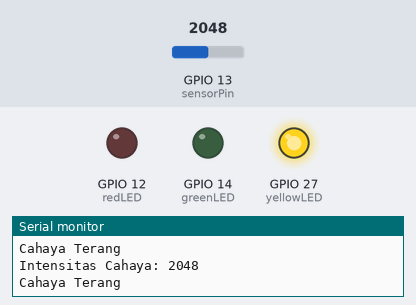
This sketch was run on a simulated ESP32. Shown: output pins drawn as LEDs (lit = HIGH), the last lines printed to the serial monitor. The test bench sets the inputs (shaded band); at power-on: GPIO 13 (sensorPin) = 2048.

Above: at 1.8 s.
1.9 s: GPIO 13 (sensorPin) set to 1039
3.4 s: GPIO 13 (sensorPin) set to 958
At 5.1 s:
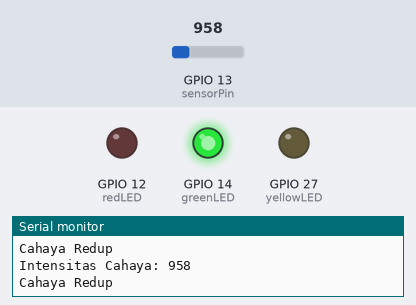
5.5 s: GPIO 13 (sensorPin) set to 548
7.2 s: GPIO 13 (sensorPin) set to 461
At 8.3 s:
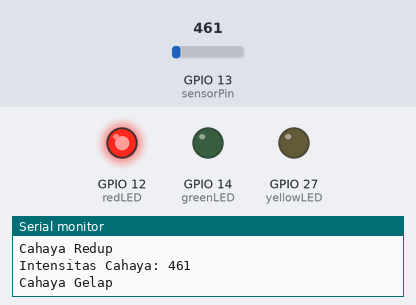
9.5 s: GPIO 13 (sensorPin) set to 540
At 11.0 s:
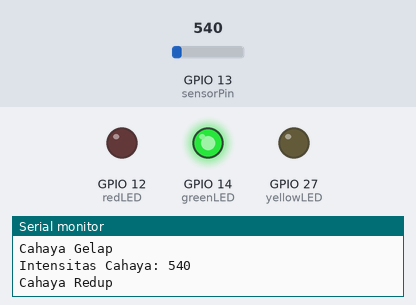
11.5 s: GPIO 13 (sensorPin) set to 491
At 12.5 s:
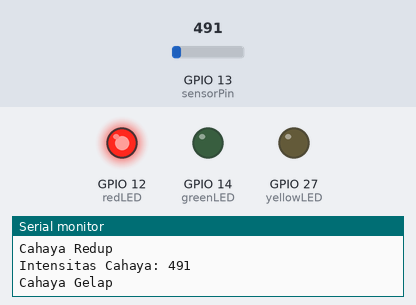
Timing chart, 0 to 14.5 s (numbered marks = the images above; inputs shaded):
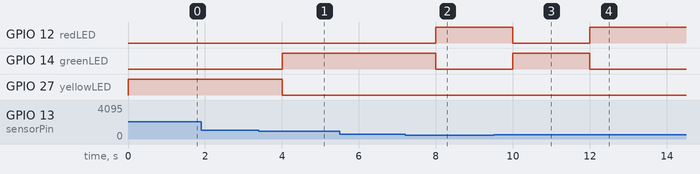

The sketch:

Kegiatan1.ino
```cpp
const int sensorPin = 13;  // Pin untuk sensor cahaya (input analog)
const int redLED = 12;    // Pin untuk LED merah (output digital)
const int greenLED = 14;  // Pin untuk LED hijau (output digital)
const int yellowLED = 27;   // Pin untuk LED biru (output digital)

void setup() {
  pinMode(sensorPin, INPUT);
  pinMode(redLED, OUTPUT);
  pinMode(greenLED, OUTPUT);
  pinMode(yellowLED, OUTPUT);
  Serial.begin(9600);
}

void loop() {
  // Baca nilai analog dari sensor cahaya
  int lightValue = analogRead(sensorPin);

  // Tampilkan nilai intensitas cahaya pada serial monitor
  Serial.print("Intensitas Cahaya: ");
  Serial.println(lightValue);

  // Tentukan kondisi berdasarkan nilai intensitas cahaya
  if (lightValue < 500) {
    digitalWrite(redLED, HIGH);
    digitalWrite(greenLED, LOW);
    digitalWrite(yellowLED, LOW);
    Serial.println("Cahaya Gelap");
  } else if (lightValue >= 500 && lightValue < 1000) {
    digitalWrite(redLED, LOW);
    digitalWrite(greenLED, HIGH);
    digitalWrite(yellowLED, LOW);
    Serial.println("Cahaya Redup");
  } else {
    digitalWrite(redLED, LOW);
    digitalWrite(greenLED, LOW);
    digitalWrite(yellowLED, HIGH);
    Serial.println("Cahaya Terang");
  }

  delay(1000);  // Delay 1 detik sebelum membaca ulang nilai sensor
}
```

Measured:
- the behaviour switches between 1000 and 999 on GPIO 13 (sensorPin) (found by bisection; images 0 and 1)
- the behaviour switches between 500 and 499 on GPIO 13 (sensorPin) (found by bisection; images 1 and 2)
- after the input at 3.4 s, GPIO 14 (greenLED): LOW → HIGH after 0.60 s; GPIO 27 (yellowLED): HIGH → LOW after 0.60 s
- after the input at 7.2 s, GPIO 12 (redLED): LOW → HIGH after 0.80 s; GPIO 14 (greenLED): HIGH → LOW after 0.80 s
- after the input at 9.5 s, GPIO 12 (redLED): HIGH → LOW after 0.50 s; GPIO 14 (greenLED): LOW → HIGH after 0.50 s
- after the input at 11.5 s, GPIO 12 (redLED): LOW → HIGH after 0.50 s; GPIO 14 (greenLED): HIGH → LOW after 0.50 s
